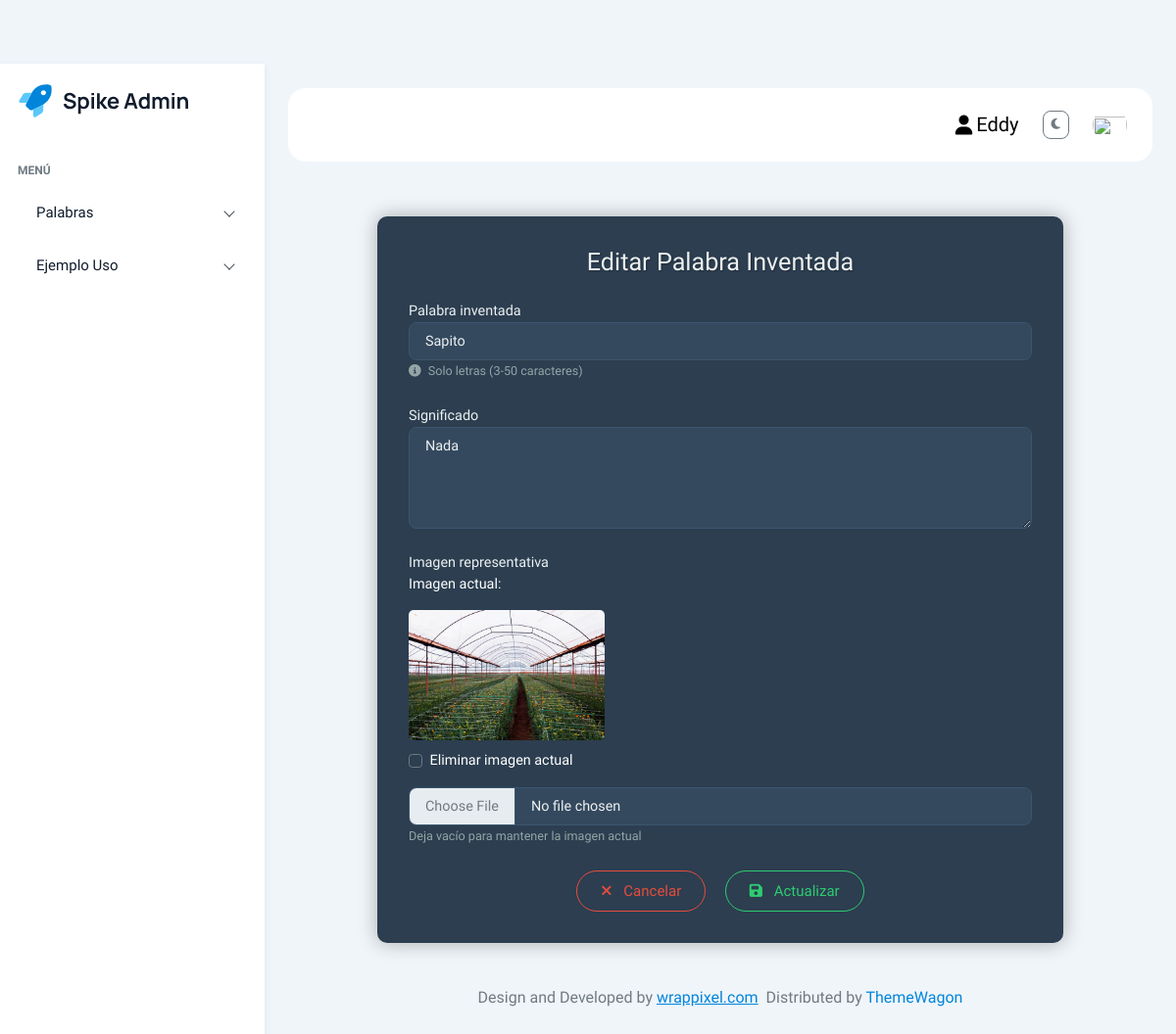
Screenshot of /PalabraInv/editar/1/ (signed in) with the database file from the repository.
### Aplicaciones/PalabraInv/models.py (models this page shows, shortened)
class PalabraInventada(models.Model):
    creador = models.ForeignKey(User, on_delete=models.CASCADE)
    palabra = models.CharField(max_length=100, unique=True)
    significado = models.TextField()
    imagen = models.ImageField(upload_to='palabras/', blank=True, null=True)
    fecha_creacion = models.DateTimeField(auto_now_add=True)

### Aplicaciones/PalabraInv/views.py (the view)
# urls.py: path('editar/<int:id>/', views.editarPalabra, name='editarPalabra'),
@login_required
def editarPalabra(request, id):
    palabra = get_object_or_404(PalabraInventada, id=id)
    return render(request, "PalabraInv/editarPalabra.html", {'palabra': palabra})

### Aplicaciones/PalabraInv/templates/PalabraInv/editarPalabra.html (shortened to what this page needs)
{% extends "plantilla.html" %}
{% load static %}
{% block contenido %}
<div class="form-wrap">
  <form action="{% url 'actualizarPalabra' palabra.id %}" method="post" enctype="multipart/form-data" class="forms-sample form-box" id="formEditarPalabra">
    <h3 class="text-center mb-4">Editar Palabra Inventada</h3>
    <div class="form-group mb-4">
      <label for="palabra">Palabra inventada</label>
      <input type="text" class="form-control" id="palabra" name="palabra"
             value="{{ palabra.palabra }}"
             placeholder="Ej. 'Chirimbolo'"
             pattern="[A-Za-záéíóúñÁÉÍÓÚÑ\s]{3,50}">
      <small class="form-text">
        <i class="fas fa-info-circle me-1"></i> Solo letras (3-50 caracteres)
      </small>
    </div>
    <div class="form-group mb-4">
      <label for="significado">Significado</label>
      <textarea class="form-control" id="significado" name="significado"
                rows="4" placeholder="Explica el significado creativo...">{{ palabra.significado }}</textarea>
    </div>
    <div class="form-group mb-4">
      <label for="imagen">Imagen representativa</label>
      {% if palabra.imagen %}
        <div class="mb-3">
          <p class="text-white">Imagen actual:</p>
          <img src="{{ palabra.imagen.url }}" alt="{{ palabra.palabra }}" class="current-image">
          <div class="form-check">
            <input class="form-check-input" type="checkbox" id="eliminar_imagen" name="eliminar_imagen">
            <label class="form-check-label text-white" for="eliminar_imagen">
              Eliminar imagen actual
            </label>
          </div>
        </div>
      {% endif %}
      <input type="file" class="form-control file-input" id="imagen" name="imagen" accept="image/*">
      <small class="form-text">Deja vacío para mantener la imagen actual</small>
    </div>
    <div class="text-center mt-4">
      <a href="{% url 'listarPalabras' %}" class="btn btn-outline-danger px-4">
        <i class="fas fa-times me-2"></i> Cancelar
      </a>
      <button type="submit" class="btn btn-outline-success px-4 ms-3">
        <i class="fas fa-save me-2"></i> Actualizar
      </button>
    </div>
  </form>
</div>
{% endblock %}

### templates/plantilla.html (shortened to what this page needs)
{% load static %}
<!doctype html>
<html lang="en">
<head>
  <link rel="stylesheet" href="{% static 'plantilla/Spike/src/assets/css/styles.min.css' %}" />
  <link rel="stylesheet" href="https://cdn.datatables.net/2.3.2/css/dataTables.dataTables.min.css">
  <link rel="stylesheet" href="https://cdn.datatables.net/buttons/3.2.3/css/buttons.dataTables.min.css">
  <link rel="stylesheet" href="https://cdnjs.cloudflare.com/ajax/libs/font-awesome/6.7.2/css/all.min.css" />
  <link href="https://cdnjs.cloudflare.com/ajax/libs/bootstrap-fileinput/5.5.0/css/fileinput.min.css" rel="stylesheet">
  <link href="https://cdn.jsdelivr.net/npm/fullcalendar@6.1.8/index.global.min.css" rel="stylesheet">
  <link rel="stylesheet" href="https://code.jquery.com/ui/1.13.2/themes/smoothness/jquery-ui.css">
</head>
<body>
  <div class="page-wrapper" id="main-wrapper" data-layout="vertical" data-navbarbg="skin6" data-sidebartype="full"
    data-sidebar-position="fixed" data-header-position="fixed">
    <aside class="left-sidebar">
      <div>
        <div class="brand-logo d-flex align-items-center justify-content-between">
          <a href="/PalabraInv/" class="text-nowrap logo-img">
            <img src="{% static 'plantilla/Spike/src/assets/images/logos/logo.svg' %}" alt="" />
          </a>
        </div>
        <nav class="sidebar-nav scroll-sidebar" data-simplebar="">
          <ul id="sidebarnav">
            <li class="nav-small-cap">
              <span class="hide-menu">Menú</span>
            </li>
            <li class="sidebar-item">
              <a class="sidebar-link has-arrow primary-hover-bg" href="javascript:void(0)" aria-expanded="false">
                <span class="hide-menu">Palabras</span>
              </a>
            </li>
            <li class="sidebar-item">
              <a class="sidebar-link has-arrow primary-hover-bg" href="javascript:void(0)" aria-expanded="false">
                <span class="hide-menu">Ejemplo Uso</span>
              </a>
            </li>
          </ul>
        </nav>
      </div>
    </aside>
    <div class="body-wrapper">
      <div class="body-wrapper-inner">
        <div class="container-fluid">
          <header class="app-header">
            <nav class="navbar navbar-expand-lg navbar-light">
              <div class="navbar-collapse justify-content-end px-0" id="navbarNav">
                <ul class="navbar-nav flex-row ms-auto align-items-center justify-content-end">
                  <li class="nav-item me-2">
                    <span class="nav-link text-nowrap username-text">
                      <i class="fas fa-user me-1"></i>
                      {{ request.user.username }}
                    </span>
                  </li>
                  <li class="nav-item me-2">
                    <button id="themeToggle" class="btn btn-sm btn-outline-secondary">
                      <i class="fas fa-moon" id="themeIcon"></i>
                    </button>
                  </li>
                  <li class="nav-item dropdown">
                    <a class="nav-link" href="javascript:void(0)" id="drop2" data-bs-toggle="dropdown"
                      aria-expanded="false">
                      <img src="{% static 'plantilla/Spike/src/assets/images/profile/user1.jpg' %}" alt="" width="35" height="35"
                        class="rounded-circle">
                    </a>
                  </li>
                </ul>
              </div>
            </nav>
          </header>
          {% block contenido %}
          {% endblock %}
          <div class="py-6 px-6 text-center">
            <p class="mb-0 fs-4">Design and Developed by <a href="https://www.wrappixel.com/" target="_blank"
                class="pe-1 text-primary text-decoration-underline">wrappixel.com</a> Distributed by <a href="https://themewagon.com/">ThemeWagon</a></p>
          </div>
        </div>
      </div>
    </div>
  </div>
</body>
</html>

### Aplicaciones/PalabraInv/templates/PalabraInv/editarPalabra.html (style rules this page uses)
.form-wrap { display: flex; justify-content: center; align-items: center; padding: 2rem 0; }
.form-box { width: 100%; max-width: 700px; padding: 2rem; border-radius: 10px; background-color: #2c3e50; box-shadow: 0 0 20px rgba(0,0,0,0.3); }
.form-box .form-control { color: #ecf0f1 !important; background-color: #34495e; border: 1px solid #3d566e; }
::placeholder { color: #bdc3c7 !important; opacity: 0.7; }
label { color: #ecf0f1; font-weight: 500; }
.form-text { color: #95a5a6 !important; }
.btn-outline-danger { color: #e74c3c; border-color: #e74c3c; }
.btn-outline-success { color: #2ecc71; border-color: #2ecc71; }
h3 { color: #ecf0f1; margin-bottom: 1.5rem; text-shadow: 1px 1px 2px rgba(0,0,0,0.3); }
.current-image { max-width: 200px; max-height: 200px; display: block; margin: 10px 0; border-radius: 5px; }

### templates/plantilla.html (style rules this page uses)
.username-text { color: #000000 !important; }
.navbar-nav .username-text { padding: 0.5rem 0.75rem; display: flex; align-items: center; }
.navbar-nav .username-text i { margin-right: 0.5rem; color: inherit; }
.light-mode .username-text, .dark-mode .username-text { color: #000000 !important; }

### rows the page displays
PalabraInventada: palabra "Sapito", significado "Nada", imagen (picture)

### other values shown
{{ request.user.username }} "Eddy"
